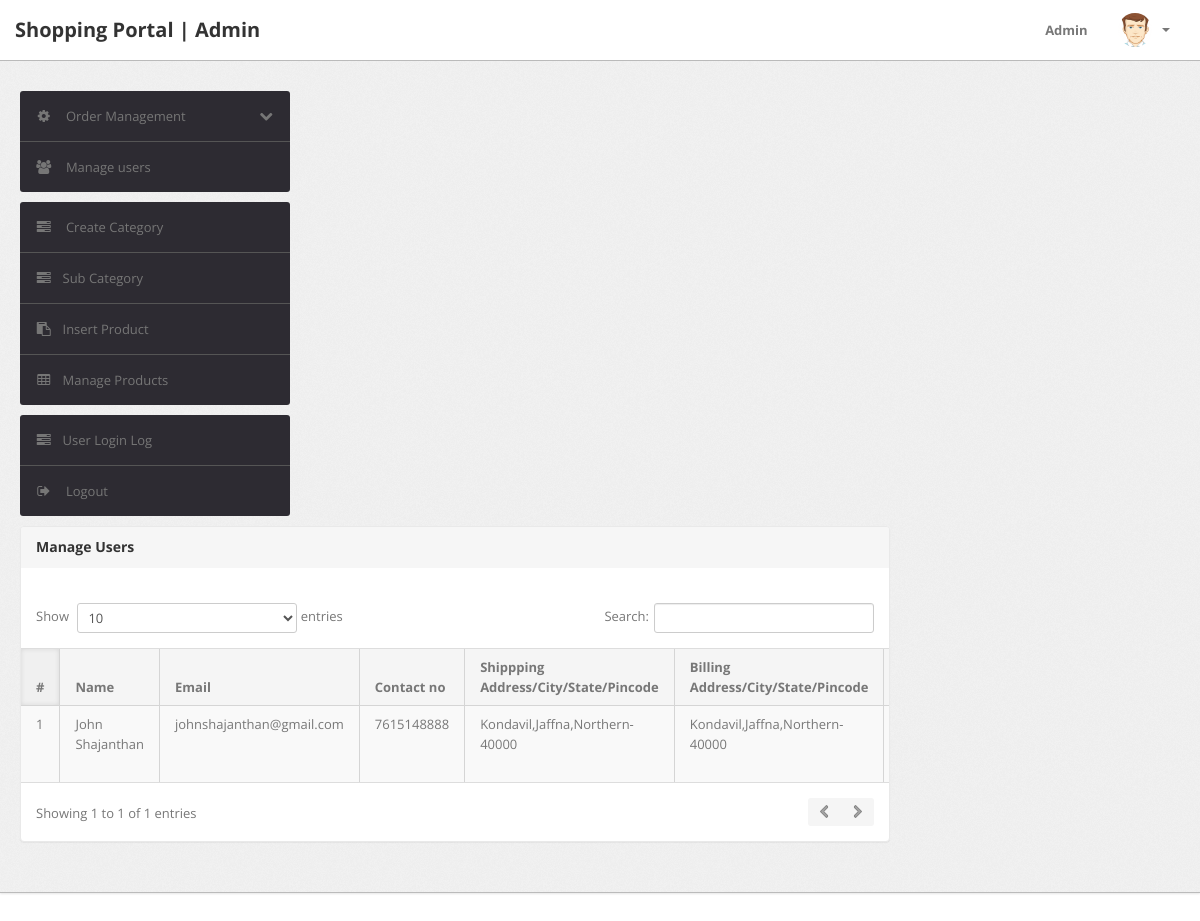
The page /admin/manage-users.php (signed in) on the database its author committed.
### tables this page shows
CREATE TABLE `users` (
  `id` int(11) NOT NULL,
  `name` varchar(255) DEFAULT NULL,
  `email` varchar(255) DEFAULT NULL,
  `contactno` bigint(11) DEFAULT NULL,
  `password` varchar(255) DEFAULT NULL,
  `shippingAddress` longtext,
  `shippingState` varchar(255) DEFAULT NULL,
  `shippingCity` varchar(255) DEFAULT NULL,
  `shippingPincode` int(11) DEFAULT NULL,
  `billingAddress` longtext,
  `billingState` varchar(255) DEFAULT NULL,
  `billingCity` varchar(255) DEFAULT NULL,
  `billingPincode` int(11) DEFAULT NULL,
  `regDate` timestamp NOT NULL DEFAULT CURRENT_TIMESTAMP,
  `updationDate` varchar(255) DEFAULT NULL
);

### admin/manage-users.php (the view, shortened to what this page needs)
<?php
include('include/config.php');
if(strlen($_SESSION['alogin'])==0)
	{
header('location:index.php');
}
else{
?>
<!DOCTYPE html>
<html lang="en">
<head>
	<link type="text/css" href="bootstrap/css/bootstrap.min.css" rel="stylesheet">
	<link type="text/css" href="bootstrap/css/bootstrap-responsive.min.css" rel="stylesheet">
	<link type="text/css" href="css/theme.css" rel="stylesheet">
	<link type="text/css" href="images/icons/css/font-awesome.css" rel="stylesheet">
</head>
<body>
<?php include('include/header.php');?>
	<div class="wrapper">
		<div class="container-fluid">
			<div class="row">
<?php include('include/sidebar.php');?>
			<div class="span9">
					<div class="content">
	<div class="module">
							<div class="module-head">
								<h3>Manage Users</h3>
							</div>
							<div class="module-body table">
									<br />
								<table cellpadding="0" cellspacing="0" border="0" class="datatable-1 table table-bordered table-striped	 display" width="100%">
									<thead>
										<tr>
											<th>#</th>
											<th> Name</th>
											<th>Email </th>
											<th>Contact no</th>
											<th>Shippping Address/City/State/Pincode </th>
											<th>Billing Address/City/State/Pincode </th>
											<th>Reg. Date </th>
										</tr>
									</thead>
									<tbody>
<?php $query=mysqli_query($con,"select * from users");
$cnt=1;
while($row=mysqli_fetch_array($query))
{
?>
										<tr>
											<td><?php echo htmlentities($cnt);?></td>
											<td><?php echo htmlentities($row['name']);?></td>
											<td><?php echo htmlentities($row['email']);?></td>
											<td> <?php echo htmlentities($row['contactno']);?></td>
											<td><?php echo htmlentities($row['shippingAddress'].",".$row['shippingCity'].",".$row['shippingState']."-".$row['shippingPincode']);?></td>
											<td><?php echo htmlentities($row['billingAddress'].",".$row['billingCity'].",".$row['billingState']."-".$row['billingPincode']);?></td>
											<td><?php echo htmlentities($row['regDate']);?></td>
										<?php $cnt=$cnt+1; } ?>
								</table>
							</div>
						</div>
					</div>
				</div>
			</div>
		</div>
	</div>
<?php include('include/footer.php');?>
</body>
<?php } ?>

### admin/css/theme.css (style rules this page uses)
body { font-size: 13px; font-family: 'Open Sans', Arial, sans-serif; background: #fff; color: #777 }
h1, h2, h3, h4, h5, h6 { color: #333; margin-top: 0 }
h3 { font-size: 20px }
.wrapper { background: url(../images/bg.png) #eee; border-bottom: 1px solid #bbb; -webkit-box-shadow: 0 1px 2px rgba(0,0,0,0.1); -moz-box-shadow: 0 1px 2px rgba(0,0,0,0.1); box-shadow: 0 1px 2px rgba(0,0,0,0.1); padding: 30px 0 }
.module { background: #fff; -webkit-border-radius: 3px; -moz-border-radius: 3px; border-radius: 3px; border: 1px solid #ccc; border-bottom-color: #bbb; -webkit-box-shadow: 0 0 1px rgba(0,0,0,0.2); -moz-box-shadow: 0 0 1px rgba(0,0,0,0.2); box-shadow: 0 0 1px rgba(0,0,0,0.2); margin-bottom: 30px }
.table { margin-bottom: 0 }
.table th, .table td { border-color: #d5d5d5!important }
.table-bordered thead:first-child tr:first-child>th:first-child, .table-bordered tbody:first-child tr:first-child>td:first-child { -webkit-border-top-left-radius: 2px; -moz-border-radius-topleft: 2px; border-top-left-radius: 2px }
.table-bordered thead:first-child tr:first-child>th:last-child, .table-bordered tbody:first-child tr:first-child>td:last-child { -webkit-border-top-right-radius: 2px; -moz-border-radius-topright: 2px; border-top-right-radius: 2px }
.table-bordered thead:last-child tr:last-child>th:first-child, .table-bordered tbody:last-child tr:last-child>td:first-child, .table-bordered tfoot:last-child tr:last-child>td:first-child { -webkit-border-bottom-left-radius: 2px; -moz-border-radius-bottomleft: 2px; border-bottom-left-radius: 2px }
.table-bordered thead:last-child tr:last-child>th:last-child, .table-bordered tbody:last-child tr:last-child>td:last-child, .table-bordered tfoot:last-child tr:last-child>td:last-child { -webkit-border-bottom-right-radius: 2px; -moz-border-radius-bottomright: 2px; border-bottom-right-radius: 2px }
.module { box-shadow: 0 0 3px rgba(0,0,0,.1); border-color: #e9e9e9; margin-bottom: 20px; background-color: #fff; border-radius: 4px; -webkit-box-shadow: 0 1px 1px rgba(0,0,0,.05); box-shadow: 0 1px 1px rgba(0,0,0,.05); }
.module-head { color: #767676; background-color: #f6f6f6; border-color: #e9e9e9; padding: 10px 15px; border-bottom: 1px solid transparent; border-top-right-radius: 3px; border-top-left-radius: 3px; }
.module-head h3 { font-size: 14px; line-height: 20px; height: 20px; margin: 0 }
.module-body { padding: 15px }
.module-body.table { padding: 15px 0 }
.module-body.table .table th, .module-body.table .table td { padding-left: 15px; padding-right: 15px }
.dataTables_wrapper table th { background: #f5f5f5; cursor: pointer }
.dataTables_wrapper table th.sorting_asc, .dataTables_wrapper table th.sorting_desc { background: #f0f0f0; -webkit-box-shadow: 0 0 5px rgba(0,0,0,0.1) inset; -moz-box-shadow: 0 0 5px rgba(0,0,0,0.1) inset; box-shadow: 0 0 5px rgba(0,0,0,0.1) inset }
.dataTables_wrapper .table-bordered { -webkit-border-radius: 0; -moz-border-radius: 0; border-radius: 0; border-left: 0; border-right: 0 }
.dataTables_wrapper .table-bordered thead tr>th:first-child, .dataTables_wrapper .table-bordered tbody tr>td:first-child, .dataTables_wrapper .table-bordered tfoot tr>td:first-child, .dataTables_wrapper .table-bordered tfoot tr>th:first-child { border-left: 0 }
.dataTables_wrapper .table-bordered thead:first-child tr:first-child>th:first-child, .dataTables_wrapper .table-bordered tbody:first-child tr:first-child>td:first-child { -webkit-border-top-left-radius: 0; -moz-border-radius-topleft: 0; border-top-left-radius: 0 }
.dataTables_wrapper .table-bordered thead:first-child tr:first-child>th:last-child, .dataTables_wrapper .table-bordered tbody:first-child tr:first-child>td:last-child { -webkit-border-top-right-radius: 0; -moz-border-radius-topright: 0; border-top-right-radius: 0 }
.dataTables_wrapper .table-bordered thead:last-child tr:last-child>th:first-child, .dataTables_wrapper .table-bordered tbody:last-child tr:last-child>td:first-child, .dataTables_wrapper .table-bordered tfoot:last-child tr:last-child>td:first-child { -webkit-border-bottom-left-radius: 0; -moz-border-radius-bottomleft: 0; border-bottom-left-radius: 0 }
.dataTables_wrapper .table-bordered thead:last-child tr:last-child>th:last-child, .dataTables_wrapper .table-bordered tbody:last-child tr:last-child>td:last-child, .dataTables_wrapper .table-bordered tfoot:last-child tr:last-child>td:last-child { -webkit-border-bottom-right-radius: 0; -moz-border-radius-bottomright: 0; border-bottom-right-radius: 0 }

### rows shown on the page
users: name "John Shajanthan", email "johnshajanthan@gmail.com", contactno "7615148888", shippingAddress+shippingCity+shippingState "Kondavil,Jaffna,Northern-40000", billingAddress+billingCity+billingState "Kondavil,Jaffna,Northern-40000"
